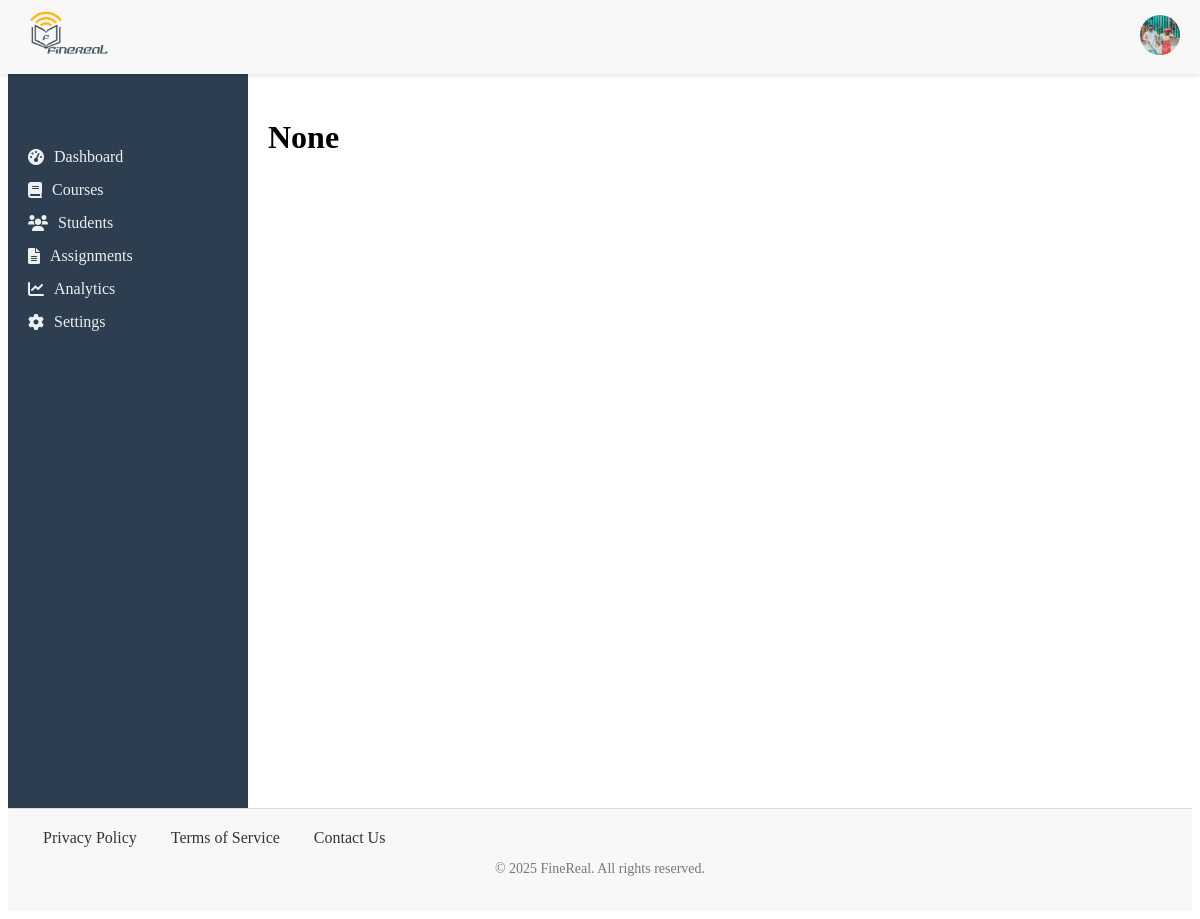
The app's page /content_page/78a24e30-b2d9-4f49-9204-7f2fbfd4045d (signed in) with its own data.
### app/models/user.py (models this page shows, shortened)
class User(BaseModel, db.Model, UserMixin):
    __tablename__ = 'users'
    photo = db.Column(db.Text)
    first_name = db.Column(db.String(80), nullable=False)
    middle_name = db.Column(db.String(80), nullable=True)
    last_name = db.Column(db.String(80), nullable=False)
    email = db.Column(db.String(160), unique=True, nullable=False)
    username = db.Column(db.String(250), nullable=False)
    password = db.Column(db.String, nullable=False)
    is_verified = db.Column(db.Boolean, default=False)
    dob = db.Column(db.String)
    role = db.Column(db.String, nullable=False)
    courses_taught = db.relationship('Courses', backref='teacher', lazy=True)
    enrolled_courses = db.relationship('Enrollments', backref='student', lazy=True)

### app/models/course.py (models this page shows)
class Units(BaseModel, db.Model):
    __tablename__ = 'units'
    title= db.Column(db.String(60))
    content_type = db.Column(db.String(50))
    content_data = db.Column(db.Text)
    module_id = db.Column(db.Integer, db.ForeignKey('modules.id'), nullable=False)

### app/routes/unit.py (the view)
@app.route('/content_page/<unit_id>', methods=["GET", "POST"])
@login_required
def content_page(unit_id):
    unit= Units.query.get_or_404(unit_id)
    return render_template("content.html", unit=unit, user=current_user)

### app/models/user.py (called while the page is built)
@login_manager.user_loader
def load_user(user_id):
    return User.query.get(user_id)# PendingUser class and other functions...

### app/templates/content.html (shortened to what this page needs)
{% extends 'base.html' %}
{% block content %}
<link rel="stylesheet" href="{{ url_for('static', filename='styles/content.css') }}">
    {% if user.role == 'Teacher' %}
        <div class="page-content">
            <h1>{{ unit.title }}</h1>
        </div>
    {% endif %}
{% endblock %}

### app/templates/base.html (shortened to what this page needs)
<!DOCTYPE html>
<html lang="en">
<head>
    <link rel="stylesheet" href="{{ url_for('static', filename='styles/header.css') }}">
    <link rel="stylesheet" href="{{ url_for('static', filename='styles/footer.css') }}">
    <link rel="stylesheet" href="{{ url_for('static', filename='styles/nav.css') }}">
    <link rel="stylesheet" href="{{ url_for('static', filename='styles/main.css') }}">
    <link href="https://cdnjs.cloudflare.com/ajax/libs/font-awesome/6.0.0-beta3/css/all.min.css" rel="stylesheet">
</head>
<body>
    <header>
        <div class="left">
            <div class="logo">
                <a href="{{ url_for('index') }}" aria-label="Home">
                    <img src="{{ url_for('static', filename='images/Finerealpng.png') }}" alt="FineReal Logo">
                </a>
            </div>
        </div>
<div class="right-links">
    <div class="user" onclick="extend()">
        {% if user.photo %}
        <img src="{{ url_for('uploaded_file', filename=user.photo) }}" alt="Profile Photo" class="photo">
        {% else %}
        <img src="https://via.placeholder.com/40" alt="User Avatar" class="user-avatar">
        {% endif %}
    </div>
</div>
    </header>
    {% include 'includes/flash.html' %}
    <div class="container">
        <aside class="sidebar">
            <nav class="sidebar-nav">
                {% include 'includes/nav.html' %}
            </nav>
        </aside>
        <main class="main-content">
            {% block content %}
            {% endblock %}
        </main>
    </div>
    <footer>
        <div class="footer-content">
            <div class="footer-links">
                <a href="#">Privacy Policy</a>
                <a href="#">Terms of Service</a>
                <a href="#">Contact Us</a>
            </div>
        </div>
        <div class="footer-bottom">
            <p>&copy; 2025 FineReal. All rights reserved.</p>
        </div>
    </footer>
</body>
</html>

### app/static/styles/header.css (style rules this page uses)
header { color: dark; display: flex; justify-content: space-between; align-items: center; padding: 10px 20px; background-color: #f8f8f8; position: fixed; top: 0; left: 0; right: 0; z-index: 1000; box-shadow: 0 2px 5px rgba(0, 0, 0, 0.1); }
header .left { display: flex; justify-content: space-between; max-width: min-content; }
.logo img { height: 50px; }
.photo, .user-avatar { width: 40px; height: 40px; border-radius: 50%; object-fit: cover; }

### app/static/styles/footer.css (style rules this page uses)
footer { background-color: #f8f8f8; padding: 20px 0; text-align: center; border-top: 1px solid #ddd; }
.footer-content { display: flex; justify-content: space-between; align-items: center; padding: 0 20px; }
.footer-links a { margin: 0 15px; text-decoration: none; color: #333; }
.footer-bottom { margin-top: 10px; font-size: 14px; color: #777; }

### app/static/styles/nav.css (style rules this page uses)
.container { display: flex; height: 100vh; }
.sidebar { width: 200px; background-color: #2c3e50; color: #ecf0f1; padding: 20px; display: block; }

### app/static/styles/main.css (style rules this page uses)
main { margin-top: 70px; padding: 20px; flex-grow: 1; word-wrap: break-word; overflow-wrap: break-word; overflow-y: auto; }

### records on screen
User: photo (picture)
Units: title "None"
